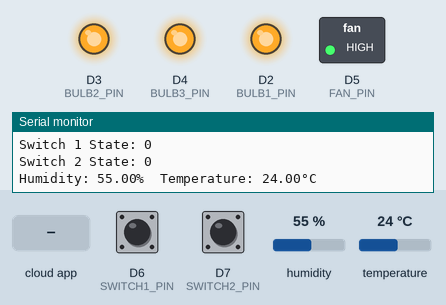
Simulated run of this sketch. Board: ESP8266 (NodeMCU). Parts: switched loads named in the sketch (green lamp = pin HIGH), output pins drawn as LEDs (lit = HIGH), the last lines printed to the serial monitor. The inputs (shaded band) are chosen by the test bench; at power-on: D6 (SWITCH1_PIN) HIGH, D7 (SWITCH2_PIN) HIGH, humidity 55 %, temperature 24 °C. WiFi joins after 1.5 s; servers stay silent unless stated; the Firebase database answers and starts empty.

Above: at 3.2 s.
3.3 s: D6 (SWITCH1_PIN) pulled LOW for 0.6 s
At 4.8 s:
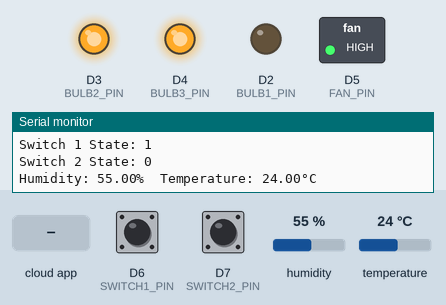
6.6 s: D7 (SWITCH2_PIN) pulled LOW for 0.6 s
At 7.8 s:
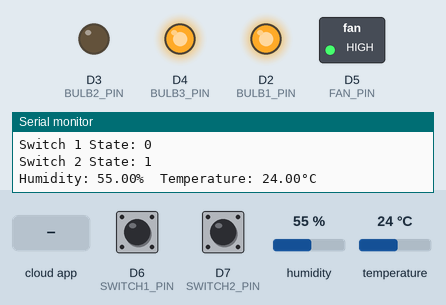
9.8 s: the phone or cloud app sets bulb_03 to 1
At 11.4 s:
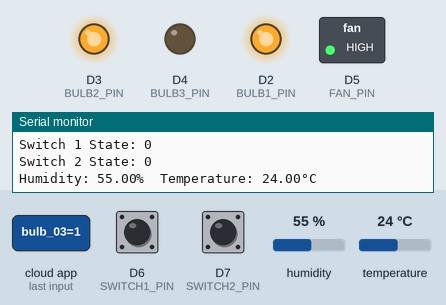
11.7 s: the phone or cloud app sets bulb_01 to 1
At 13.3 s:
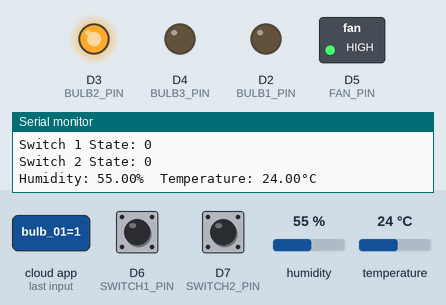
13.7 s: the phone or cloud app sets bulb_02 to 1
At 14.7 s:
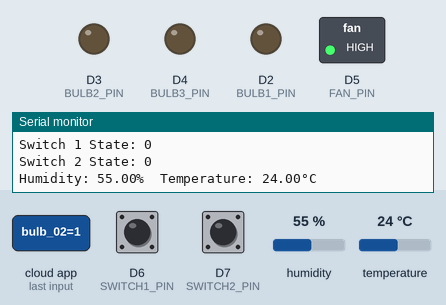
15.6 s: the phone or cloud app sets bulb_01 to 0
At 16.4 s:
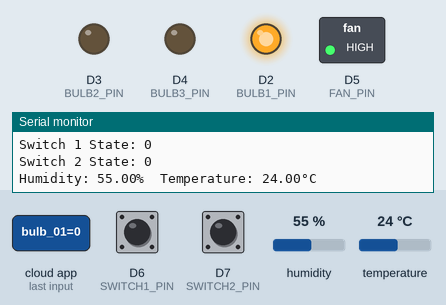
Timing chart, 0 to 18.5 s (numbered marks = the images above; inputs shaded):
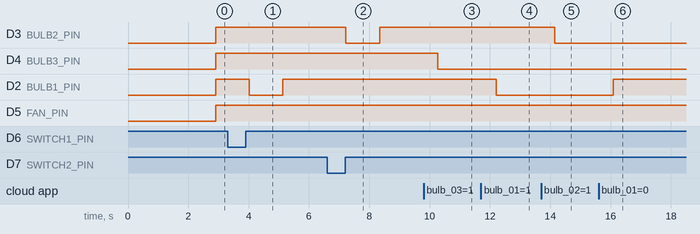

The sketch:

sketch_jun7a.ino
```cpp
#include <ESP8266WiFi.h>
#include <FirebaseArduino.h>
#include "DHT.h"

#define FIREBASE_HOST "iotproject-9cf99-default-rtdb.firebaseio.com"
#define FIREBASE_AUTH "wfogCpqXSEgRqPPBdlj8Tj3mvSqxpiPCOhthL6Uh"
#define WIFI_SSID "Dialog 4G 175"
#define WIFI_PASSWORD "3iJeLQiM"

#define DHTPIN D1
#define DHTTYPE DHT11
DHT dht(DHTPIN, DHTTYPE);


const int BULB1_PIN = D2;
const int BULB2_PIN = D3;
const int BULB3_PIN = D4;
const int FAN_PIN = D5;
const int SWITCH1_PIN = D6;
const int SWITCH2_PIN = D7;

bool lastSwitch1State = HIGH;
bool lastSwitch2State = HIGH;

void setup() {
  pinMode(BULB1_PIN, OUTPUT);
  pinMode(BULB2_PIN, OUTPUT);
  pinMode(BULB3_PIN, OUTPUT);
  pinMode(FAN_PIN, OUTPUT);
  pinMode(SWITCH1_PIN, INPUT_PULLUP); // Configure switch pin with internal pull-up
  pinMode(SWITCH2_PIN, INPUT_PULLUP);

  Serial.begin(9600);

  Serial.println(F("DHTxx test!"));
  dht.begin();
  delay(500);

  // Connect to WiFi
  WiFi.begin(WIFI_SSID, WIFI_PASSWORD);
  Serial.print("Connecting to WiFi");
  while (WiFi.status() != WL_CONNECTED) {
    Serial.print(".");
    delay(500);
  }
  Serial.println();
  Serial.println("Connected to WiFi.");
  Serial.println(WiFi.localIP());

  // Connect to Firebase
  Firebase.begin(FIREBASE_HOST, FIREBASE_AUTH);
}

void loop() {
  // Read the values from Firebase
  bool firebaseBulb1 = Firebase.getBool("devices/bulb_01");
  bool firebaseBulb2 = Firebase.getBool("devices/bulb_02");
  bool bulb3 = Firebase.getBool("devices/bulb_03");
  bool fan = Firebase.getBool("devices/fan");

  // Check for errors in fetching data from Firebase
  if (Firebase.failed()) {
    Serial.print("Failed to read from Firebase: ");
    Serial.println(Firebase.error());
    delay(500); // Retry after a short delay
    return;
  }

  // Read the switch states
  bool switch1State = digitalRead(SWITCH1_PIN) == LOW; // Assuming LOW when pressed
  bool switch2State = digitalRead(SWITCH2_PIN) == LOW; // Assuming LOW when pressed

  // Debug prints for switch states
  Serial.print("Switch 1 State: ");
  Serial.println(switch1State);
  Serial.print("Switch 2 State: ");
  Serial.println(switch2State);

  // Determine the final state for bulb1 based on switch and Firebase
  bool bulb1State;
  if (switch1State != lastSwitch1State) {
    // If the switch state changes, use the switch state
    bulb1State = switch1State;
    // Update Firebase to reflect the switch change
    Firebase.setBool("devices/bulb_01", switch1State);
    if (Firebase.failed()) {
      Serial.print("Failed to update Firebase: ");
      Serial.println(Firebase.error());
    }
  } else {
    // If the switch state hasn't changed, use the Firebase state
    bulb1State = firebaseBulb1;
  }

  // Determine the final state for bulb2 based on switch and Firebase
  bool bulb2State;
  if (switch2State != lastSwitch2State) {
    // If the switch state changes, use the switch state
    bulb2State = switch2State;
    // Update Firebase to reflect the switch change
    Firebase.setBool("devices/bulb_02", switch2State);
    if (Firebase.failed()) {
      Serial.print("Failed to update Firebase: ");
      Serial.println(Firebase.error());
    }
  } else {
    // If the switch state hasn't changed, use the Firebase state
    bulb2State = firebaseBulb2;
  }

  // Control the bulbs and fan
  digitalWrite(BULB1_PIN, bulb1State ? LOW : HIGH);
  digitalWrite(BULB2_PIN, bulb2State ? LOW : HIGH);
  digitalWrite(BULB3_PIN, bulb3 ? LOW : HIGH);
  digitalWrite(FAN_PIN, fan ? LOW : HIGH);

  // Remember the last switch states
  lastSwitch1State = switch1State;
  lastSwitch2State = switch2State;

  float h = dht.readHumidity();
  float t = dht.readTemperature();

  if (isnan(h) || isnan(t)) {
    Serial.println(F("Failed to read from DHT sensor!"));
    return;
  }

  Serial.print(F("Humidity: "));
  Serial.print(h);
  Serial.print(F("%  Temperature: "));
  Serial.print(t);
  Serial.println(F("°C"));

      // Send data to Firebase
  Firebase.setFloat("humidity", h);
  Firebase.setFloat("temperature", t);

  if (Firebase.failed()) {
    Serial.print(F("Setting failed: "));
    Serial.println(Firebase.error());
  }


  delay(50);
}
```

Measured:
- after the input at 3.3 s, D2 (BULB1_PIN): HIGH → LOW after 0.73 s, → HIGH 1.1 s later
- after the input at 6.6 s, D3 (BULB2_PIN): HIGH → LOW after 0.62 s, → HIGH 1.1 s later
- after the input at 9.8 s, D4 (BULB3_PIN): HIGH → LOW after 0.47 s
- after the input at 11.7 s, D2 (BULB1_PIN): HIGH → LOW after 0.50 s
- after the input at 13.7 s, D3 (BULB2_PIN): HIGH → LOW after 0.44 s
- after the input at 15.6 s, D2 (BULB1_PIN): LOW → HIGH after 0.48 s
